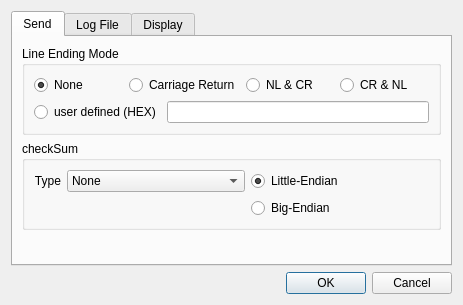
<?xml version="1.0" encoding="UTF-8"?>
<ui version="4.0">
 <class>DialogOptions</class>
 <widget class="QDialog" name="DialogOptions">
  <property name="geometry">
   <rect>
    <x>0</x>
    <y>0</y>
    <width>463</width>
    <height>305</height>
   </rect>
  </property>
  <property name="windowTitle">
   <string>Options</string>
  </property>
  <layout class="QVBoxLayout" name="verticalLayout">
   <item>
    <widget class="QTabWidget" name="tabWidget">
     <property name="currentIndex">
      <number>0</number>
     </property>
     <widget class="QWidget" name="tab_send">
      <property name="sizePolicy">
       <sizepolicy hsizetype="Preferred" vsizetype="Preferred">
        <horstretch>0</horstretch>
        <verstretch>0</verstretch>
       </sizepolicy>
      </property>
      <attribute name="title">
       <string>Send</string>
      </attribute>
      <layout class="QVBoxLayout" name="verticalLayout_3">
       <item>
        <widget class="QGroupBox" name="groupBox_lineEndingMode">
         <property name="title">
          <string>Line Ending Mode</string>
         </property>
         <layout class="QVBoxLayout" name="verticalLayout_2">
          <item>
           <layout class="QHBoxLayout" name="horizontalLayout">
            <item>
             <widget class="QRadioButton" name="radioButton_noneEnding">
              <property name="text">
               <string>None</string>
              </property>
              <property name="checked">
               <bool>true</bool>
              </property>
             </widget>
            </item>
            <item>
             <widget class="QRadioButton" name="radioButton_CREnding">
              <property name="text">
               <string>Carriage Return</string>
              </property>
             </widget>
            </item>
            <item>
             <widget class="QRadioButton" name="radioButton_NL_CREnding">
              <property name="text">
               <string>NL &amp;&amp; CR</string>
              </property>
             </widget>
            </item>
            <item>
             <widget class="QRadioButton" name="radioButton_CR_NLEnding">
              <property name="text">
               <string>CR &amp;&amp; NL</string>
              </property>
             </widget>
            </item>
           </layout>
          </item>
          <item>
           <layout class="QHBoxLayout" name="horizontalLayout_2">
            <item>
             <widget class="QRadioButton" name="radioButton_userEnding">
              <property name="text">
               <string>user defined (HEX)</string>
              </property>
             </widget>
            </item>
            <item>
             <widget class="QLineEdit" name="lineEdit_userEnding">
              <property name="maxLength">
               <number>10</number>
              </property>
             </widget>
            </item>
           </layout>
          </item>
         </layout>
        </widget>
       </item>
       <item>
        <widget class="QGroupBox" name="groupBox_checkSum">
         <property name="title">
          <string>checkSum</string>
         </property>
         <layout class="QGridLayout" name="gridLayout_3" columnstretch="0,1,1">
          <item row="2" column="2">
           <widget class="QRadioButton" name="radioButton_bigEndian">
            <property name="text">
             <string>Big-Endian</string>
            </property>
           </widget>
          </item>
          <item row="1" column="0">
           <widget class="QLabel" name="label_checkSumType">
            <property name="text">
             <string>Type</string>
            </property>
            <property name="alignment">
             <set>Qt::AlignRight|Qt::AlignTrailing|Qt::AlignVCenter</set>
            </property>
           </widget>
          </item>
          <item row="1" column="1">
           <widget class="QComboBox" name="comboBox_checkSumType">
            <item>
             <property name="text">
              <string>None</string>
             </property>
            </item>
            <item>
             <property name="text">
              <string>Sum8</string>
             </property>
            </item>
            <item>
             <property name="text">
              <string>Sum16</string>
             </property>
            </item>
            <item>
             <property name="text">
              <string>CRC16</string>
             </property>
            </item>
            <item>
             <property name="text">
              <string>CRC32</string>
             </property>
            </item>
           </widget>
          </item>
          <item row="1" column="2">
           <widget class="QRadioButton" name="radioButton_LittleEndian">
            <property name="text">
             <string>Little-Endian</string>
            </property>
            <property name="checked">
             <bool>true</bool>
            </property>
           </widget>
          </item>
         </layout>
        </widget>
       </item>
       <item>
        <spacer name="verticalSpacer">
         <property name="orientation">
          <enum>Qt::Vertical</enum>
         </property>
         <property name="sizeHint" stdset="0">
          <size>
           <width>20</width>
           <height>40</height>
          </size>
         </property>
        </spacer>
       </item>
      </layout>
     </widget>
     <widget class="QWidget" name="tab_logFile">
      <attribute name="title">
       <string>Log File</string>
      </attribute>
      <layout class="QVBoxLayout" name="verticalLayout_5">
       <item>
        <layout class="QGridLayout" name="gridLayout">
         <item row="1" column="2">
          <widget class="QPushButton" name="pushButton_open">
           <property name="text">
            <string>open...</string>
           </property>
          </widget>
         </item>
         <item row="1" column="0">
          <widget class="QLabel" name="label_logFileName">
           <property name="text">
            <string>File Name</string>
           </property>
           <property name="alignment">
            <set>Qt::AlignRight|Qt::AlignTrailing|Qt::AlignVCenter</set>
           </property>
          </widget>
         </item>
         <item row="1" column="1">
          <widget class="QLineEdit" name="lineEdit_logFileName">
           <property name="readOnly">
            <bool>true</bool>
           </property>
          </widget>
         </item>
         <item row="2" column="0">
          <widget class="QLabel" name="label_maxLogSize">
           <property name="text">
            <string>Max File Size</string>
           </property>
           <property name="alignment">
            <set>Qt::AlignRight|Qt::AlignTrailing|Qt::AlignVCenter</set>
           </property>
          </widget>
         </item>
         <item row="2" column="1">
          <widget class="QSpinBox" name="spinBox_maxLogSize">
           <property name="minimum">
            <number>8</number>
           </property>
           <property name="maximum">
            <number>256</number>
           </property>
          </widget>
         </item>
         <item row="2" column="2">
          <widget class="QLabel" name="label_MB">
           <property name="text">
            <string>MB</string>
           </property>
          </widget>
         </item>
         <item row="0" column="0" colspan="2">
          <widget class="QCheckBox" name="checkBox_saveLog">
           <property name="text">
            <string>Save Log Message</string>
           </property>
          </widget>
         </item>
        </layout>
       </item>
       <item>
        <spacer name="verticalSpacer_2">
         <property name="orientation">
          <enum>Qt::Vertical</enum>
         </property>
         <property name="sizeHint" stdset="0">
          <size>
           <width>20</width>
           <height>40</height>
          </size>
         </property>
        </spacer>
       </item>
      </layout>
     </widget>
     <widget class="QWidget" name="tab">
      <attribute name="title">
       <string>Display</string>
      </attribute>
      <layout class="QVBoxLayout" name="verticalLayout_4">
       <item>
        <layout class="QGridLayout" name="gridLayout_2">
         <item row="1" column="2">
          <widget class="QPushButton" name="pushButton_font">
           <property name="text">
            <string>Font..</string>
           </property>
          </widget>
         </item>
         <item row="1" column="1">
          <widget class="QLineEdit" name="lineEdit_font">
           <property name="readOnly">
            <bool>true</bool>
           </property>
          </widget>
         </item>
         <item row="1" column="0">
          <widget class="QLabel" name="label_font">
           <property name="text">
            <string>Font</string>
           </property>
           <property name="alignment">
            <set>Qt::AlignRight|Qt::AlignTrailing|Qt::AlignVCenter</set>
           </property>
          </widget>
         </item>
         <item row="4" column="2">
          <widget class="QPushButton" name="pushButton_receiveColor">
           <property name="enabled">
            <bool>false</bool>
           </property>
           <property name="text">
            <string>Color...</string>
           </property>
          </widget>
         </item>
         <item row="0" column="0">
          <widget class="QLabel" name="label_buffSize">
           <property name="text">
            <string>Display Buffer Size</string>
           </property>
          </widget>
         </item>
         <item row="0" column="2">
          <widget class="QLabel" name="label_KB">
           <property name="text">
            <string>KB</string>
           </property>
          </widget>
         </item>
         <item row="4" column="0">
          <widget class="QLabel" name="label_receiveColor">
           <property name="enabled">
            <bool>false</bool>
           </property>
           <property name="text">
            <string>Receive Text Color</string>
           </property>
           <property name="alignment">
            <set>Qt::AlignRight|Qt::AlignTrailing|Qt::AlignVCenter</set>
           </property>
          </widget>
         </item>
         <item row="5" column="2">
          <widget class="QPushButton" name="pushButton_sendColor">
           <property name="enabled">
            <bool>false</bool>
           </property>
           <property name="text">
            <string>Color...</string>
           </property>
          </widget>
         </item>
         <item row="4" column="1">
          <widget class="QLineEdit" name="lineEdit_receiveColor">
           <property name="enabled">
            <bool>false</bool>
           </property>
           <property name="readOnly">
            <bool>true</bool>
           </property>
          </widget>
         </item>
         <item row="5" column="0">
          <widget class="QLabel" name="label_sendColor">
           <property name="enabled">
            <bool>false</bool>
           </property>
           <property name="text">
            <string>Send Text Color</string>
           </property>
           <property name="alignment">
            <set>Qt::AlignRight|Qt::AlignTrailing|Qt::AlignVCenter</set>
           </property>
          </widget>
         </item>
         <item row="5" column="1">
          <widget class="QLineEdit" name="lineEdit_sendColor">
           <property name="enabled">
            <bool>false</bool>
           </property>
           <property name="readOnly">
            <bool>true</bool>
           </property>
          </widget>
         </item>
         <item row="0" column="1">
          <widget class="QSpinBox" name="spinBox_buffSize">
           <property name="minimum">
            <number>125</number>
           </property>
           <property name="maximum">
            <number>512</number>
           </property>
          </widget>
         </item>
         <item row="3" column="0" colspan="2">
          <widget class="QCheckBox" name="checkBox_color">
           <property name="enabled">
            <bool>false</bool>
           </property>
           <property name="text">
            <string>Format Display Color</string>
           </property>
          </widget>
         </item>
         <item row="2" column="0">
          <widget class="QLabel" name="label_encode">
           <property name="text">
            <string>encode</string>
           </property>
           <property name="alignment">
            <set>Qt::AlignRight|Qt::AlignTrailing|Qt::AlignVCenter</set>
           </property>
          </widget>
         </item>
         <item row="2" column="1">
          <widget class="QComboBox" name="comboBox_encode">
           <item>
            <property name="text">
             <string>UTF-8</string>
            </property>
           </item>
           <item>
            <property name="text">
             <string>GBK</string>
            </property>
           </item>
           <item>
            <property name="text">
             <string>Unicode</string>
            </property>
           </item>
          </widget>
         </item>
        </layout>
       </item>
       <item>
        <spacer name="verticalSpacer_3">
         <property name="orientation">
          <enum>Qt::Vertical</enum>
         </property>
         <property name="sizeHint" stdset="0">
          <size>
           <width>20</width>
           <height>40</height>
          </size>
         </property>
        </spacer>
       </item>
      </layout>
     </widget>
    </widget>
   </item>
   <item>
    <widget class="QDialogButtonBox" name="buttonBox">
     <property name="orientation">
      <enum>Qt::Horizontal</enum>
     </property>
     <property name="standardButtons">
      <set>QDialogButtonBox::Cancel|QDialogButtonBox::Ok</set>
     </property>
    </widget>
   </item>
  </layout>
 </widget>
 <resources/>
 <connections>
  <connection>
   <sender>buttonBox</sender>
   <signal>accepted()</signal>
   <receiver>DialogOptions</receiver>
   <slot>accept()</slot>
   <hints>
    <hint type="sourcelabel">
     <x>248</x>
     <y>295</y>
    </hint>
    <hint type="destinationlabel">
     <x>157</x>
     <y>271</y>
    </hint>
   </hints>
  </connection>
  <connection>
   <sender>buttonBox</sender>
   <signal>rejected()</signal>
   <receiver>DialogOptions</receiver>
   <slot>reject()</slot>
   <hints>
    <hint type="sourcelabel">
     <x>325</x>
     <y>295</y>
    </hint>
    <hint type="destinationlabel">
     <x>286</x>
     <y>271</y>
    </hint>
   </hints>
  </connection>
  <connection>
   <sender>radioButton_noneEnding</sender>
   <signal>toggled(bool)</signal>
   <receiver>groupBox_checkSum</receiver>
   <slot>setEnabled(bool)</slot>
   <hints>
    <hint type="sourcelabel">
     <x>82</x>
     <y>77</y>
    </hint>
    <hint type="destinationlabel">
     <x>60</x>
     <y>152</y>
    </hint>
   </hints>
  </connection>
  <connection>
   <sender>radioButton_userEnding</sender>
   <signal>toggled(bool)</signal>
   <receiver>lineEdit_userEnding</receiver>
   <slot>setEnabled(bool)</slot>
   <hints>
    <hint type="sourcelabel">
     <x>100</x>
     <y>95</y>
    </hint>
    <hint type="destinationlabel">
     <x>211</x>
     <y>97</y>
    </hint>
   </hints>
  </connection>
 </connections>
</ui>
